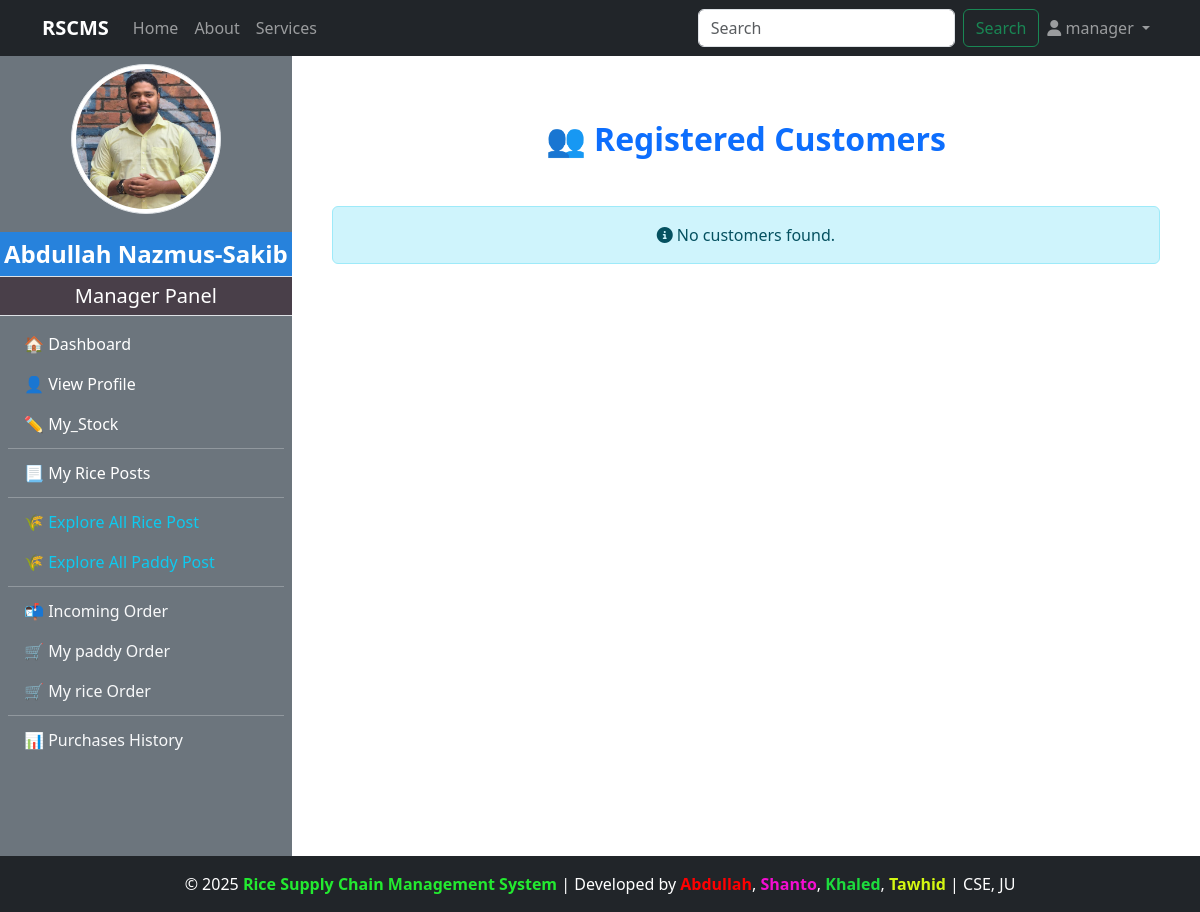
The app's page /admin_panel/see_all_customers (signed in), older data.
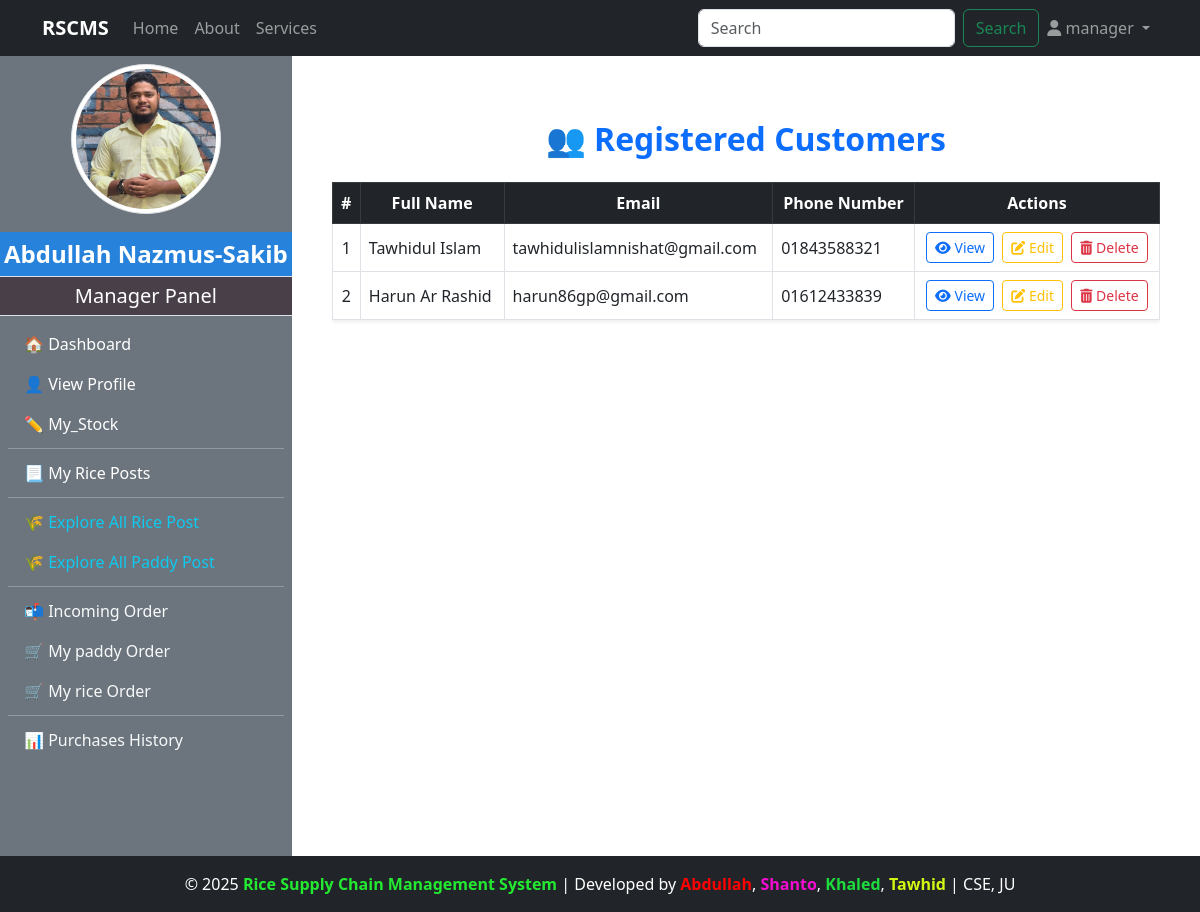
The same page, newer data.
### customer/models.py (models this page shows)
class CustomerProfile(models.Model):
    user = models.OneToOneField(CustomUser, on_delete=models.CASCADE, limit_choices_to={'role':'customer'},related_name="customerprofile")
    full_name = models.CharField(max_length=100)
    phone_number = models.CharField(max_length=11)
    Transaction_password = models.CharField(max_length=11,null=True,blank=True)
    address =models.TextField()
    image = models.ImageField(upload_to="customer_profile/",blank=True,null=True)
    date_of_birth = models.DateField(blank=True,null=True)
    created_at = models.DateTimeField(auto_now_add=True,blank=True,null=True)

### accounts/models.py (models this page shows, shortened)
class CustomUser(AbstractUser):
    ROLE_CHOICES = (
        ('admin', 'Admin'),
        ('manager', 'Manager'),
        ('customer', 'Customer'),
        ('dealer', 'Dealer'),
    )
    role = models.CharField(max_length=20, choices=ROLE_CHOICES, default='admin')

### admin_panel/views.py (the view)
# urls.py: path('see_all_customers', views.see_all_customers, name='see_all_customers'),
def see_all_customers(request):
    customers = CustomerProfile.objects.all()
    return render(request, 'admin/see_all_customer.html', {'customers': customers})

### admin_panel/context_processors.py (called while the page is built)
def admin_profile(request):
    if request.user.is_authenticated:
        try:
            admin = AdminProfile.objects.get(user=request.user)
            return {'admin': admin}
        except AdminProfile.DoesNotExist:
            return {}
    return {}

### customer/context_processors.py (called while the page is built)
def customer_profile(request):
    if request.user.is_authenticated:
        try:
            customer = CustomerProfile.objects.get(user=request.user)
            return {'customer': customer}
        except CustomerProfile.DoesNotExist:
            return {}
    return {}

### manager/context_processors.py (called while the page is built)
def manager_profile(request):
    if request.user.is_authenticated:
        try:
            manager = ManagerProfile.objects.get(user=request.user)
            return {'manager': manager}
        except ManagerProfile.DoesNotExist:
            return {}
    return {}

### admin_panel/templates/admin/see_all_customer.html (shortened to what this page needs)
{% extends "base.html" %}
{% load static %}
{% block content %}
<div class="container mt-5 mb-5">
    <h2 class="text-center mb-4 text-primary fw-bold">👥 Registered Customers</h2>
    {% if customers %}
        <div class="table-responsive">
            <table class="table table-bordered table-hover align-middle shadow-sm">
                <thead class="table-dark">
                    <tr class="text-center">
                        <th scope="col">#</th>
                        <th scope="col">Full Name</th>
                        <th scope="col">Email</th>
                        <th scope="col">Phone Number</th>
                        <th scope="col">Actions</th>
                    </tr>
                </thead>
                <tbody>
                    {% for customer in customers %}
                    <tr>
                        <td class="text-center">{{ forloop.counter }}</td>
                        <td>{{ customer.full_name }}</td>
                        <td>{{ customer.user.email }}</td>
                        <td>{{ customer.phone_number }}</td>
                        <td class="text-center">
                            <a href="{% url 'individual_customer_details' customer.id %}" class="btn btn-sm btn-outline-primary me-1">
                                <i class="fas fa-eye"></i> View
                            </a>
                            <a href="{% url 'update_customer_profile_by_admin' customer.id %}" class="btn btn-sm btn-outline-warning me-1">
                                <i class="fas fa-edit"></i> Edit
                            </a>
                            <form action="{% url 'delete_customer' customer.id %}" method="POST" class="d-inline">
                                <button type="submit"
                                        class="btn btn-sm btn-outline-danger"
                                        onclick="return confirm('Are you sure you want to delete this customer?');">
                                    <i class="fas fa-trash-alt"></i> Delete
                                </button>
                            </form>
                        </td>
                    </tr>
                    {% endfor %}
                </tbody>
            </table>
        </div>
    {% else %}
        <div class="alert alert-info text-center mt-5">
            <i class="fas fa-info-circle"></i> No customers found.
        </div>
    {% endif %}
</div>
{% endblock content %}

Row changes from the older to the newer data that the page shows:
added CustomerProfile: full_name "Tawhidul Islam", user.email "tawhidulislamnishat@gmail.com", phone_number "01843588321"
added CustomerProfile: full_name "Harun Ar Rashid", user.email "harun86gp@gmail.com", phone_number "01612433839"
Text that changed along with them:
text no longer shown: "No customers found."
text now shown: "# Full Name Email Phone Number Actions"
